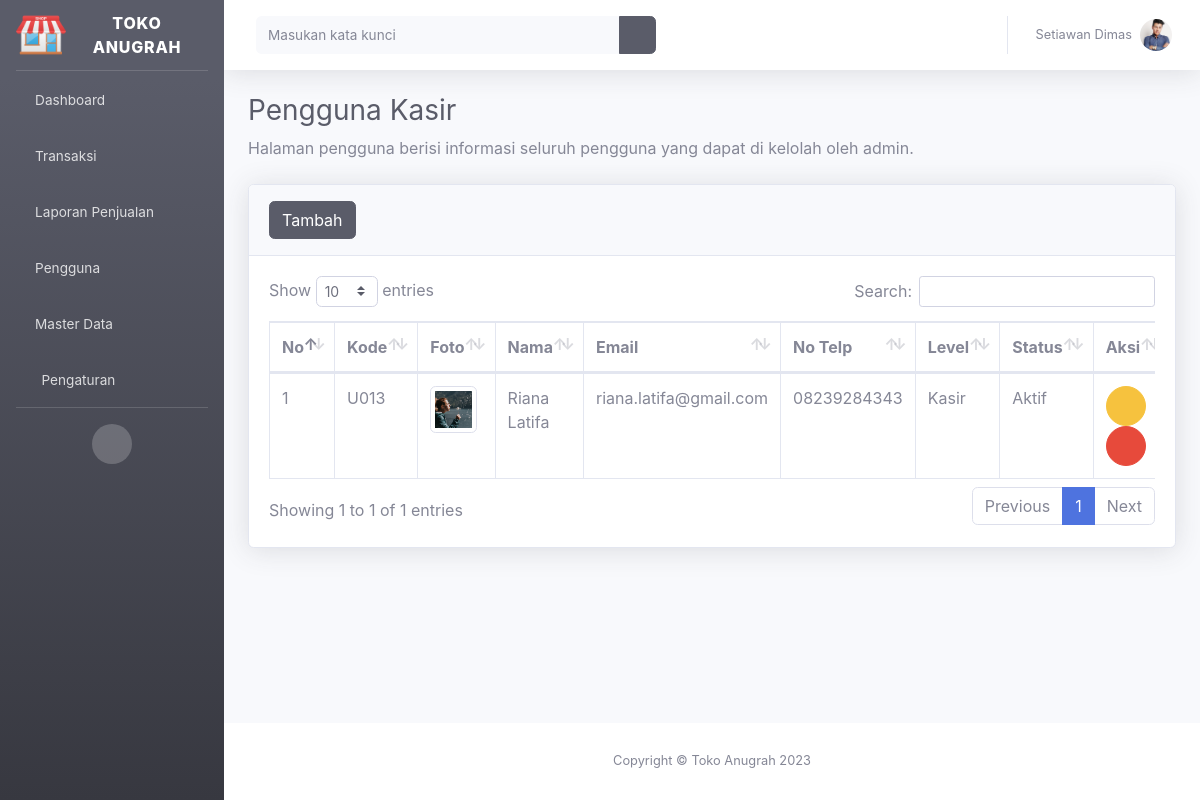
Page /index.php?page=pengguna&pengguna=Kasir (signed in) on the committed database.
### tables this page shows
CREATE TABLE `profil_aplikasi` (
  `id` int(11) NOT NULL,
  `nama_aplikasi` varchar(30) NOT NULL,
  `alamat` varchar(100) NOT NULL,
  `no_telp` char(14) NOT NULL,
  `website` varchar(50) NOT NULL,
  `logo` varchar(100) NOT NULL
);

CREATE TABLE `pengguna` (
  `id_pengguna` int(11) NOT NULL,
  `kode_pengguna` char(9) NOT NULL,
  `nama_pengguna` varchar(50) NOT NULL,
  `email` varchar(35) NOT NULL,
  `no_telp` char(14) NOT NULL,
  `foto` varchar(100) NOT NULL,
  `username` varchar(50) NOT NULL,
  `password` varchar(500) NOT NULL,
  `level` varchar(10) NOT NULL,
  `status` int(11) NOT NULL
);

### index.php (the view, shortened to what this page needs)
<?php
  include 'config/database.php';
  $hasil=mysqli_query($kon,"select * from profil_aplikasi order by nama_aplikasi desc limit 1");
  $data = mysqli_fetch_array($hasil);
?>
<!DOCTYPE html>
<html lang="en">
<head>
  <link href="assets/vendor/fontawesome-free/css/all.min.css" rel="stylesheet" type="text/css">
  <link href="assets/font/font.css" rel="stylesheet">
  <link href="assets/css/sb-admin-2.min.css" rel="stylesheet">
  <link href="assets/vendor/datatables/dataTables.bootstrap4.min.css" rel="stylesheet">
  <link rel="stylesheet" href="assets/plugin/datepicker/css/datepicker.css">
</head>
<body>
  <div id="wrapper">
    <ul class="navbar-nav bg-gradient-dark sidebar sidebar-dark accordion" id="accordionSidebar">
      <a class="sidebar-brand d-flex align-items-center justify-content-center" href="#">
        <div class="sidebar-brand-icon">
          <img src="page/aplikasi/logo/<?php echo $data['logo']; ?>" width="50px" alt="brand"/>
        </div>
        <div class="sidebar-brand-text mx-3"><?php echo $data['nama_aplikasi'];?></div>
      </a>
      <hr class="sidebar-divider my-0">
      <li class="nav-item">
        <a class="nav-link" href="index.php?page=dashboard">
        <i class="fas fa-home"></i>
          <span>Dashboard</span></a>
      </li>
      <li class="nav-item">
        <a class="nav-link collapsed" href="#" data-toggle="collapse" data-target="#transaksi" aria-expanded="true" aria-controls="collapseTwo">
        <i class="fas fa-shopping-cart"></i>
          <span>Transaksi</span>
        </a>
      </li>
      <?php if ($_SESSION["level"]=="Admin" || $_SESSION["level"]=="Manajer"): ?>
      <li class="nav-item">
        <a class="nav-link collapsed" href="#" data-toggle="collapse" data-target="#laporan" aria-expanded="true" aria-controls="collapseTwo">
        <i class="fas fa-book"></i>
          <span>Laporan Penjualan</span>
        </a>
      </li>
      <?php endif; ?>
      <?php if ($_SESSION["level"]=="Admin"): ?>
      <li class="nav-item">
        <a class="nav-link collapsed" href="#" data-toggle="collapse" data-target="#pengguna" aria-expanded="true" aria-controls="collapseTwo">
        <i class="fas fa-users"></i>
          <span>Pengguna</span>
        </a>
      </li>
      <li class="nav-item">
        <a class="nav-link collapsed" href="#" data-toggle="collapse" data-target="#master_data" aria-expanded="true" aria-controls="collapseTwo">
        <i class="fas fa-database"></i>
          <span>Master Data</span>
        </a>
      </li>
      <?php endif; ?>
      <?php if ($_SESSION["level"]=="Admin"): ?>
      <li class="nav-item">
        <a class="nav-link collapsed" href="#" data-toggle="collapse" data-target="#pengaturan" aria-expanded="true" aria-controls="collapseTwo">
          <i class="fas fa-fw fa-cog"></i>
          <span>Pengaturan</span>
        </a>
      </li>
      <?php endif; ?>
      <hr class="sidebar-divider d-none d-md-block">
      <div class="text-center d-none d-md-inline">
        <button class="rounded-circle border-0" id="sidebarToggle"></button>
      </div>
    </ul>
    <div id="content-wrapper" class="d-flex flex-column">
      <div id="content">
        <nav class="navbar navbar-expand navbar-light bg-white topbar mb-4 static-top shadow">
          <form action="page/pencarian/index.php" method="get" class="d-none d-sm-inline-block form-inline mr-auto ml-md-3 my-2 my-md-0 mw-100 navbar-search">
            <div class="input-group">
              <input type="text" class="form-control bg-light border-0 small" placeholder="Masukan kata kunci" aria-label="Search" aria-describedby="basic-addon2">
              <div class="input-group-append">
                <button class="btn btn-dark" type="submit">
                  <i class="fas fa-search fa-sm"></i>
                </button>
              </div>
            </div>
          </form>
          <ul class="navbar-nav ml-auto">
            <?php
              include 'config/database.php';
              $id_pengguna=$_SESSION["id_pengguna"];
              $hasil=mysqli_query($kon,"select nama_pengguna,foto from pengguna where id_pengguna=$id_pengguna");
              $row = mysqli_fetch_array($hasil);
            ?>
            <li class="nav-item dropdown no-arrow">
              <a class="nav-link dropdown-toggle" href="#" id="userDropdown" role="button" data-toggle="dropdown" aria-haspopup="true" aria-expanded="false">
                <span class="mr-2 d-none d-lg-inline text-gray-600 small"><?php echo $row["nama_pengguna"]; ?></span>
                <img class="img-profile rounded-circle" src="page/pengguna/foto/<?php echo $row["foto"]; ?>">
              </a>
            </li>
          </ul>
        </nav>
        <?php
          if(isset($_GET['page'])){
            $page = $_GET['page'];
            switch ($page) {
              case 'pengguna':
                include "page/pengguna/index.php";
                break;
            }
          }
      ?>
      </div>
      <?php
        include 'config/database.php';
        $hasil=mysqli_query($kon,"select * from profil_aplikasi order by nama_aplikasi desc limit 1");
        $data = mysqli_fetch_array($hasil);
      ?>
      <footer class="sticky-footer bg-white">
        <div class="container my-auto">
          <div class="copyright text-center my-auto">
            <span>Copyright &copy; <?php echo $data['nama_aplikasi'];?> <?php echo date('Y');?> </span>
          </div>
        </div>
      </footer>
    </div>
  </div>
  <link href="assets/plugin/select2/select2.min.css" rel="stylesheet" />
</body>
</html>

### page/pengguna/index.php (shortened to what this page needs)
<?php
  $pengguna="";
  $aksi="disabled";
  if (isset($_GET['pengguna'])) {
    switch ($_GET['pengguna']) {
      case 'Kasir':
        $pengguna="Kasir";
        $aksi="";
        break;
    }
  }
?>
<div class="container-fluid">
<h1 class="h3 mb-2 text-gray-800">Pengguna <?php echo $pengguna; ?></h1>
<p class="mb-4">Halaman pengguna berisi informasi seluruh pengguna yang dapat di kelolah oleh admin.</p>
  <div class="card shadow mb-4">
    <div class="card-header py-3">
      <button <?php echo $aksi; ?> pengguna="<?php echo $pengguna; ?>" class="btn-tambah btn btn-dark btn-icon-split"><span class="text">Tambah</span></button>
    </div>
    <div class="card-body">
      <div class="table-responsive">
        <table class="table table-bordered" id="dataTable" width="100%" cellspacing="0">
          <thead>
            <tr>
              <th>No</th>
              <th>Kode</th>
              <th width="10%">Foto</th>
              <th>Nama</th>
              <th>Email</th>
              <th>No Telp</th>
              <th>Level</th>
              <th>Status</th>
              <th>Aksi</th>
            </tr>
          </thead>
          <tbody>
              <?php
                  include 'config/database.php';
                  $sql="select * from pengguna where level='$pengguna' order by id_pengguna desc";
                  $hasil=mysqli_query($kon,$sql);
                  $no=0;
                  while ($data = mysqli_fetch_array($hasil)):
                  $no++;
              ?>
              <tr>
                  <td><?php echo $no; ?></td>
                  <td><?php echo $data['kode_pengguna']; ?></td>
                  <td> <img src="page/pengguna/foto/<?php echo $data['foto'];?>" width="90%" class="img-thumbnail"></td>
                  <td><?php echo $data['nama_pengguna']; ?></td>
                  <td><?php echo $data['email']; ?></td>
                  <td><?php echo $data['no_telp']; ?></td>
                  <td><?php echo $data['level']; ?></td>
                  <td><?php echo $data['status'] == 1 ? 'Aktif' : 'Tidak Aktif'; ?></td>
                  <td>
                      <button class="btn-edit btn btn-warning btn-circle" id_pengguna="<?php echo $data['id_pengguna']; ?>" kode_pengguna="<?php echo $data['kode_pengguna']; ?>" data-toggle="tooltip" title="Edit pengguna" data-placement="top"><i class="fas fa-edit"></i></button>
                      <button class="btn-hapus btn btn-danger btn-circle"  id_pengguna="<?php echo $data['id_pengguna']; ?>" kode_pengguna="<?php echo $data['kode_pengguna']; ?>" level="<?php echo $data['level']; ?>" foto="<?php echo $data['foto']; ?>" data-toggle="tooltip" title="Hapus pengguna" data-placement="top"><i class="fas fa-trash"></i></button>
                  </td>
              </tr>
              <?php endwhile; ?>
          </tbody>
        </table>
      </div>
    </div>
  </div>
</div>

### rows in the picture
profil_aplikasi: logo (picture), nama_aplikasi "TOKO ANUGRAH", nama_aplikasi "Toko Anugrah"
pengguna: nama_pengguna "Setiawan Dimas", foto (picture)
pengguna: kode_pengguna "U013", foto (picture), nama_pengguna "Riana Latifa", email "riana.latifa@gmail.com", no_telp "08239284343", level "Kasir", status "Aktif"

### other values in the picture
$pengguna "Kasir"
